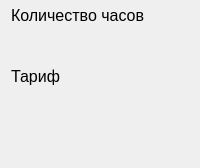
     <widget class="QWidget" name="General">
      <attribute name="title">
       <string>Общие</string>
      </attribute>
      <layout class="QGridLayout" name="gridLayout_3">
       <property name="topMargin">
        <number>6</number>
       </property>
       <property name="bottomMargin">
        <number>6</number>
       </property>
       <item row="0" column="0">
        <widget class="QLabel" name="label">
         <property name="sizePolicy">
          <sizepolicy hsizetype="Preferred" vsizetype="Maximum">
           <horstretch>0</horstretch>
           <verstretch>0</verstretch>
          </sizepolicy>
         </property>
         <property name="font">
          <font>
           <pointsize>12</pointsize>
          </font>
         </property>
         <property name="text">
          <string>Количество часов</string>
         </property>
         <property name="alignment">
          <set>Qt::AlignLeading|Qt::AlignLeft|Qt::AlignTop</set>
         </property>
        </widget>
       </item>
       <item row="1" column="0">
        <widget class="EditableLine" name="hours" native="true">
         <property name="sizePolicy">
          <sizepolicy hsizetype="Preferred" vsizetype="Maximum">
           <horstretch>0</horstretch>
           <verstretch>0</verstretch>
          </sizepolicy>
         </property>
         <property name="minimumSize">
          <size>
           <width>0</width>
           <height>30</height>
          </size>
         </property>
         <property name="tabletTracking">
          <bool>true</bool>
         </property>
         <property name="focusPolicy">
          <enum>Qt::ClickFocus</enum>
         </property>
        </widget>
       </item>
       <item row="2" column="0">
        <widget class="QLabel" name="label_2">
         <property name="sizePolicy">
          <sizepolicy hsizetype="Preferred" vsizetype="Maximum">
           <horstretch>0</horstretch>
           <verstretch>0</verstretch>
          </sizepolicy>
         </property>
         <property name="font">
          <font>
           <pointsize>12</pointsize>
          </font>
         </property>
         <property name="text">
          <string>Тариф</string>
         </property>
         <property name="alignment">
          <set>Qt::AlignLeading|Qt::AlignLeft|Qt::AlignTop</set>
         </property>
        </widget>
       </item>
       <item row="3" column="0">
        <widget class="EditableLine" name="rate" native="true">
         <property name="sizePolicy">
          <sizepolicy hsizetype="Preferred" vsizetype="Maximum">
           <horstretch>0</horstretch>
           <verstretch>0</verstretch>
          </sizepolicy>
         </property>
         <property name="minimumSize">
          <size>
           <width>0</width>
           <height>30</height>
          </size>
         </property>
         <property name="focusPolicy">
          <enum>Qt::ClickFocus</enum>
         </property>
        </widget>
       </item>
       <item row="4" column="0">
        <spacer name="verticalSpacer">
         <property name="orientation">
          <enum>Qt::Vertical</enum>
         </property>
         <property name="sizeHint" stdset="0">
          <size>
           <width>20</width>
           <height>40</height>
          </size>
         </property>
        </spacer>
       </item>
      </layout>
     </widget>
